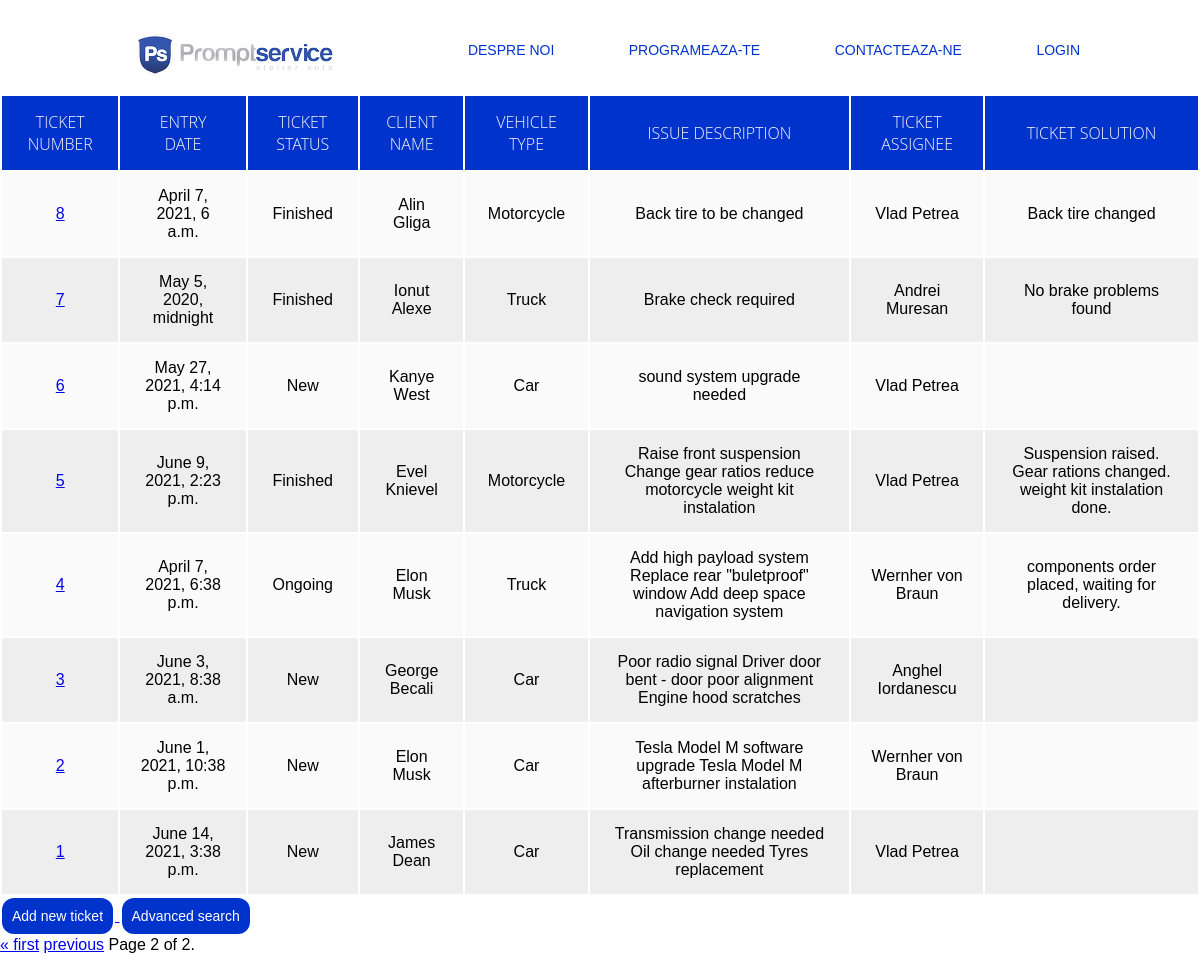
/ticket/?page=2, run on an earlier commit of the app's database.
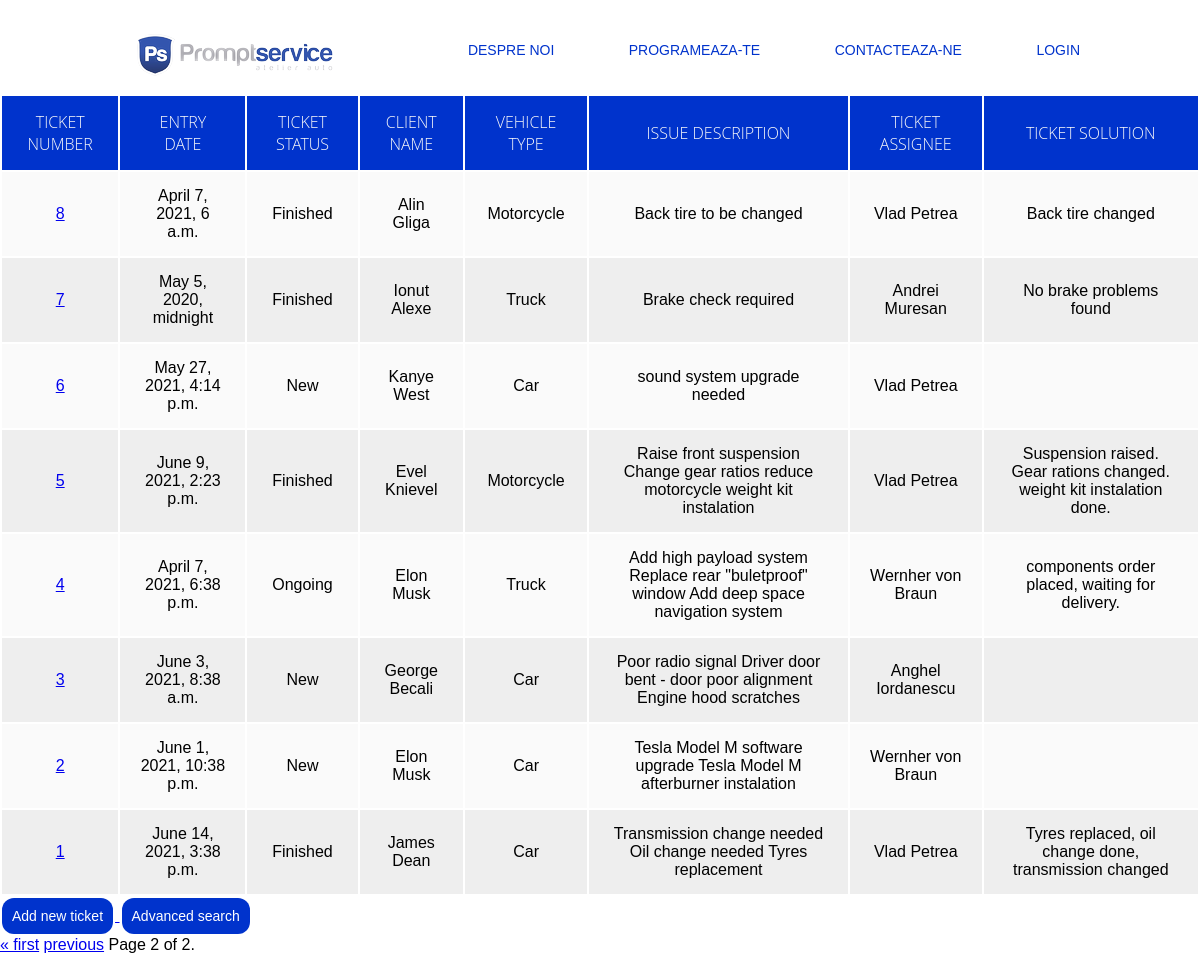
And on a later commit of the database.
### ticket/models.py (models this page shows, shortened)
class Ticket(models.Model):
    vehicle_types = (('Car', 'Car'), ('Motorcycle', 'Motorcycle'), ('Truck', 'Truck'))
    ticket_statuses = (('New', 'New'), ('Ongoing', 'Ongoing'), ('Finished', 'Finished'))
    client_name = models.CharField(max_length=100)
    client_phone = models.CharField(max_length=14)
    client_email = models.EmailField(max_length=100)
    vehicle_type = models.CharField(max_length=20, choices=vehicle_types, default='Car')
    vehicle_ID = models.CharField(max_length=17)
    vehicle_licence_number = models.CharField(max_length=12)
    vehicle_issue_text = models.TextField()
    ticket_status = models.CharField(max_length=10, choices=ticket_statuses, default='New')
    ticket_entry_date = models.DateTimeField(default=timezone.now)
    ticket_solution_date = models.DateTimeField(null=True, blank=True)
    ticket_solution_text = models.TextField(null=True, blank=True)
    ticket_number = models.AutoField(primary_key=True)
    ticket_assignee = models.CharField(max_length=100)

### ticket/views.py (the view)
# urls.py: path('', views.index, name='index'),
def index(request):
    latest_ticket_list = Ticket.objects.order_by('-ticket_number')
    paginator = Paginator(latest_ticket_list, 15)
    context = {
        'latest_ticket_list': latest_ticket_list,
    }
    page_number = request.GET.get('page')
    page_obj = paginator.get_page(page_number)
    return render(request, 'ticket/index.html', {'page_obj': page_obj})

### ticket/templates/ticket/index.html (shortened to what this page needs)
<!DOCTYPE html>
<html lang="en">
<head>
</head>
<body>
{% load static %}
{% block content %}
{% if user.is_authenticated %}
    <div>
  <p class="welcome_user">Hi {{ user.username }}!</p>
        </div>
<div>
            <img src="{% static 'ticket/images/logo.png' %}">
            <nav>
               <ul>
                  <li><a href="../">Logout</a></li>
               </ul>
            </nav>
         </div>
{% else %}
  <p style="color:white">You are not logged in</p>
         <div class ="container">
            <img src="{% static 'ticket/images/logo.png' %}">
            <nav>
               <ul>
                  <li><a href="#">Despre Noi</a></li>
                  <li><a href="#">Programeaza-te</a></li>
                  <li><a href="#">Contacteaza-ne</a></li>
                  <li><a href="/accounts/login/">Login</a></li>
               </ul>
            </nav>
         </div>
   <div>
{% endif %}
{% endblock %}
{% if page_obj %}
<div style="overflow-x:auto;">
    <table class="content-table">
        <thead>
            <tr>
                <th>Ticket Number</th>
                <th>Entry Date</th>
                <th>Ticket Status</th>
                <th>Client Name</th>
                <th>Vehicle Type</th>
                <th>Issue Description</th>
                <th>Ticket Assignee</th>
                <th>Ticket Solution</th>
            </tr>
        </thead>
        <tbody>
            {% for ticket in page_obj %}
            <tr>
                <td><a href="/ticket/{{ticket.ticket_number}}">{{ticket.ticket_number}}</a></td>
                <td>{{ticket.ticket_entry_date}}</td>
                <td>{{ticket.ticket_status}}</td>
                <td>{{ticket.client_name}}</td>
                <td>{{ticket.vehicle_type}}</td>
                <td>{{ticket.vehicle_issue_text}}</td>
                <td>{{ticket.ticket_assignee}}</td>
                <td>{{ticket.ticket_solution_text}}</td>
            </tr>
            {% endfor %}
        </tbody>
    </table>
</div>
{% else %}
    <p>No tickets are available.</p>
{% endif %}
<a href='newticket/'>
    <button class="button button4">Add new ticket</button>
</a>
<a href='../ticket/search/'>
    <button class="button button4">Advanced search</button>
</a>
<div class="pagination">
    <span class="step-links">
        {% if page_obj.has_previous %}
            <a href="?page=1">&laquo; first</a>
            <a href="?page={{ page_obj.previous_page_number }}">previous</a>
        {% endif %}
        <span class="current">
            Page {{ page_obj.number }} of {{ page_obj.paginator.num_pages }}.
        </span>
    </span>
</div>
</body>
</html>

What changed in the data, as far as the page shows it:
changed Ticket "James Dean": ticket_status "New" → "Finished"; ticket_solution_text (not shown) → "Tyres replaced, oil change done, transmission changed"
